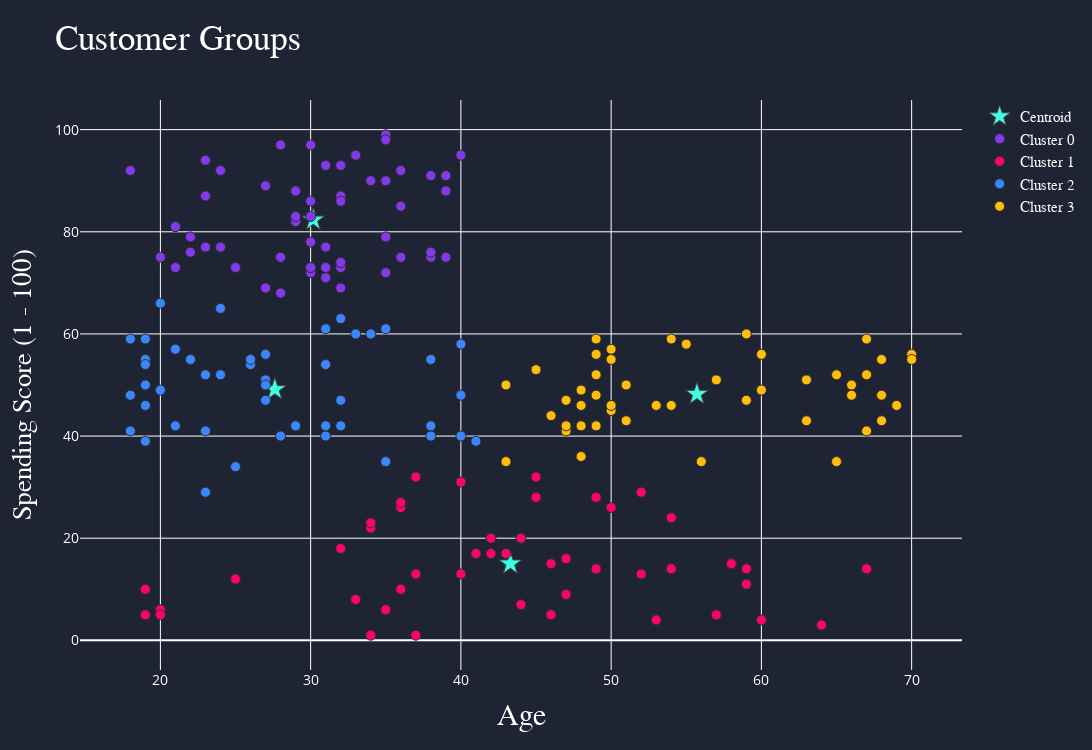

The notebook cell this image was saved under:
### Code cell
scatter1 = go.Scatter(x=centroids[:, 0], 
                    y=centroids[:, 1], 
                    mode="markers", 
                    marker=dict(
                        size=17, 
                        color="#3DFFE2", 
                        symbol="star",
                        line=dict(width=1)),
                    name="Centroid"
                    )  

scatter2 = go.Scatter(x=X[labels == 0, 0], 
                    y=X[labels == 0, 1], 
                    mode="markers", 
                    marker=dict(color='#8338ec', 
                                size=10,
                                line=dict(width=1, color="#2f2f2f")), 
                    name="Cluster 0")

scatter3 = go.Scatter(x=X[labels == 1, 0], 
                    y=X[labels == 1, 1], 
                    mode="markers", 
                    marker=dict(color="#ff006e", 
                                size=10, 
                                line=dict(width=1, color="#2f2f2f")), 
                    name="Cluster 1")

scatter4 = go.Scatter(x=X[labels == 2, 0], 
                    y=X[labels == 2, 1], 
                    mode="markers", 
                    marker=dict(color="#3a86ff", 
                                size=10, 
                                line=dict(width=1, color="#2f2f2f")), 
                    name="Cluster 2")

scatter5 = go.Scatter(x=X[labels == 3, 0], 
                    y=X[labels == 3, 1], 
                    mode="markers", 
                    marker=dict(color="#ffbe0b", 
                                size=10, 
                                line=dict(width=1, color="#2f2f2f")), 
                    name="Cluster 3")

scatter6 = go.Scatter(x=X[labels == 4, 0], 
                    y=X[labels == 4, 1], 
                    mode="markers", 
                    marker=dict(color="#0a9396", 
                                size=10, 
                                line=dict(width=1, color="#2f2f2f")), 
                    name="Cluster 4")


data = [scatter1, scatter2, scatter3, scatter4, scatter5, scatter6]

layout = go.Layout(title=dict(text="Customer Groups", 
                                font=dict(color="white", size=35, family="Times New Roman")), 
                    xaxis=dict(title=dict(text="Age", font=dict(color="white", size=30, family="Times New Roman")), 
                                tickfont=dict(color="white", size=14)),
                    yaxis=dict(title=dict(text="Spending Score (1 - 100)", font=dict(color="white", size=27, family="Times New Roman")), 
                                tickfont=dict(color="white", size=14)),
                    legend=dict(font=dict(color="white", family="Times New Roman", size=15)),
                    hovermode="closest" ,
                    width=1410, 
                    height=750,
                    paper_bgcolor="#1E2434", 
                    plot_bgcolor="#1E2434")

fig = go.Figure(data, layout)

fig

### Figure 1 — Plotly figure (JSON) as saved in the notebook; plotly's stock layout.template omitted (floating-point values rounded to 4 significant figures)
{"data": [{"marker": {"color": "#3DFFE2", "line": {"width": 1}, "size": 17, "symbol": "star"}, "mode": "markers", "name": "Centroid", "type": "scatter", "x": [30.18, 43.29, 27.62, 55.71], "y": [82.35, 15.02, 49.15, 48.23]}, {"marker": {"color": "#8338ec", "line": {"color": "#2f2f2f", "width": 1}, "size": 10}, "mode": "markers", "name": "Cluster 0", "type": "scatter", "x": [21, 23, 22, 23, 30, 35, 24, 22, 35, 25, 31, 29, 23, 21, 18, 21, 30, 20, 24, 39, 31, 40, 38, 39, 31, 29, 32, 35, 32, 32, 28, 32, 34, 39, 38, 27, 30, 30, 29, 31, 36, 33, 28, 36, 30, 27, 35, 32, 29, 30, 28, 36, 32, 38, 35, 32, 30], "y": [81, 77, 76, 94, 72, 99, 77, 79, 98, 73, 73, 82, 87, 73, 92, 81, 73, 75, 92, 91, 77, 95, 75, 75, 71, 88, 73, 72, 93, 87, 97, 74, 90, 88, 76, 89, 78, 73, 83, 93, 75, 95, 75, 92, 86, 69, 90, 86, 88, 97, 68, 85, 69, 91, 79, 74, 83]}, {"marker": {"color": "#ff006e", "line": {"color": "#2f2f2f", "width": 1}, "size": 10}, "mode": "markers", "name": "Cluster 1", "type": "scatter", "x": [20, 35, 64, 67, 58, 37, 52, 46, 54, 45, 40, 60, 53, 49, 42, 36, 49, 59, 47, 20, 44, 19, 57, 25, 34, 43, 44, 47, 37, 34, 19, 50, 42, 36, 40, 36, 52, 58, 59, 37, 46, 54, 41, 34, 33, 47, 45, 32], "y": [6, 6, 3, 14, 15, 13, 29, 5, 14, 32, 31, 4, 4, 14, 17, 26, 28, 11, 9, 5, 7, 10, 5, 12, 22, 17, 20, 16, 1, 1, 5, 26, 20, 27, 13, 10, 13, 15, 14, 32, 15, 24, 17, 23, 8, 16, 28, 18]}, {"marker": {"color": "#3a86ff", "line": {"color": "#2f2f2f", "width": 1}, "size": 10}, "mode": "markers", "name": "Cluster 2", "type": "scatter", "x": [19, 31, 35, 20, 35, 35, 31, 24, 27, 29, 31, 33, 31, 27, 19, 18, 19, 32, 26, 40, 23, 38, 21, 22, 34, 18, 40, 32, 24, 27, 20, 23, 26, 21, 19, 38, 19, 18, 19, 27, 38, 40, 23, 25, 28, 32, 41], "y": [39, 40, 35, 66, 35, 61, 61, 65, 47, 42, 42, 60, 54, 51, 55, 59, 59, 47, 54, 48, 52, 55, 57, 55, 60, 41, 40, 42, 52, 50, 49, 41, 55, 42, 54, 42, 46, 48, 50, 56, 40, 58, 29, 34, 40, 63, 39]}, {"marker": {"color": "#ffbe0b", "line": {"color": "#2f2f2f", "width": 1}, "size": 10}, "mode": "markers", "name": "Cluster 3", "type": "scatter", "x": [65, 48, 50, 49, 59, 50, 47, 51, 69, 53, 70, 67, 54, 63, 43, 68, 70, 47, 60, 60, 59, 45, 49, 57, 67, 46, 48, 55, 50, 68, 48, 47, 48, 49, 67, 49, 66, 54, 68, 66, 65, 63, 49, 51, 50, 43, 48, 56], "y": [35, 36, 55, 52, 60, 45, 41, 50, 46, 46, 56, 52, 59, 51, 50, 48, 55, 42, 49, 56, 47, 53, 42, 51, 41, 44, 46, 58, 46, 55, 49, 47, 42, 48, 59, 56, 50, 46, 43, 48, 52, 43, 59, 43, 57, 35, 36, 35]}, {"marker": {"color": "#0a9396", "line": {"color": "#2f2f2f", "width": 1}, "size": 10}, "mode": "markers", "name": "Cluster 4", "type": "scatter", "x": [], "y": []}], "layout": {"height": 750, "hovermode": "closest", "legend": {"font": {"color": "white", "family": "Times New Roman", "size": 15}}, "paper_bgcolor": "#1E2434", "plot_bgcolor": "#1E2434", "title": {"font": {"color": "white", "family": "Times New Roman", "size": 35}, "text": "Customer Groups"}, "width": 1410, "xaxis": {"tickfont": {"color": "white", "size": 14}, "title": {"font": {"color": "white", "family": "Times New Roman", "size": 30}, "text": "Age"}}, "yaxis": {"tickfont": {"color": "white", "size": 14}, "title": {"font": {"color": "white", "family": "Times New Roman", "size": 27}, "text": "Spending Score (1 - 100)"}}}}
